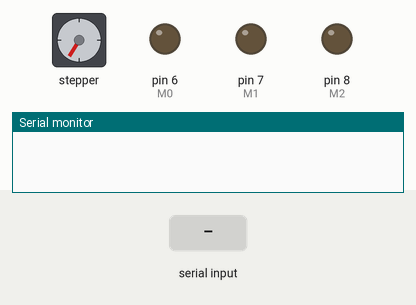
A sketch run on a simulated Arduino Uno, built with avr-gcc and run on an emulated ATmega328P. On the bench: stepper motor, output pins drawn as LEDs (lit = HIGH), the last lines printed to the serial monitor. Wiring (inferred from the names in the program): stepper motor driver (200 steps per turn assumed): step pin 10; direction pin 9. The test bench sets the inputs (shaded band). Pins used as bus, display or sensor lines are not drawn.

Above: at 1.2 s.
1.3 s: "1" received over Serial
At 1.65 s:
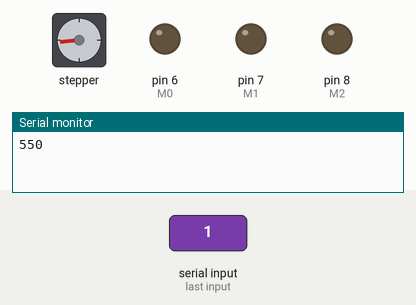
4.3 s: "0" received over Serial
At 4.65 s:
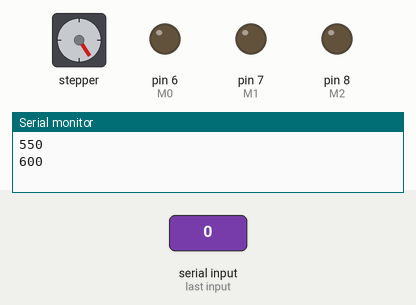
7.3 s: "2" received over Serial
At 7.65 s:
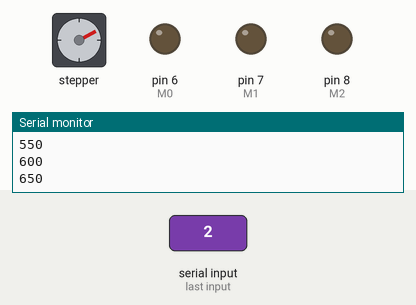
Timing chart, 0 to 22.5 s (numbered marks = the images above; inputs shaded):
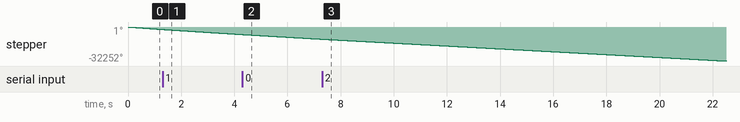

The sketch:

Collaudo.ino
```cpp
#define SATURATE(x, _min, _max)(x < _min ? _min : x > _max ? _max : x)
#define RESET  12
#define SLEEP  11
#define STEP   10
#define DIR     9
#define M0      6
#define M1      7
#define M2      8


void setup() {
  Serial.begin(38400);

  pinMode(RESET, OUTPUT);
  pinMode(SLEEP, OUTPUT);
  pinMode(STEP, OUTPUT);
  pinMode(DIR, OUTPUT);

  pinMode(M0, OUTPUT);
  pinMode(M1, OUTPUT);
  pinMode(M2, OUTPUT);


  digitalWrite(RESET, HIGH);
  digitalWrite(SLEEP, HIGH);
  digitalWrite(STEP, LOW);
  digitalWrite(DIR, LOW);

  digitalWrite(LED_BUILTIN, LOW);
}

int tempoStep = 500;

void loop() {

  if (Serial.available())
  {
    Serial.read();
    tempoStep += 50;
    if (tempoStep > 1000)
    {
      tempoStep = 500;
    }

    Serial.println(tempoStep);
  }

  digitalWrite(STEP, HIGH);

  delayMicroseconds(tempoStep);

  digitalWrite(STEP, LOW);

  delayMicroseconds(tempoStep);

}
```
